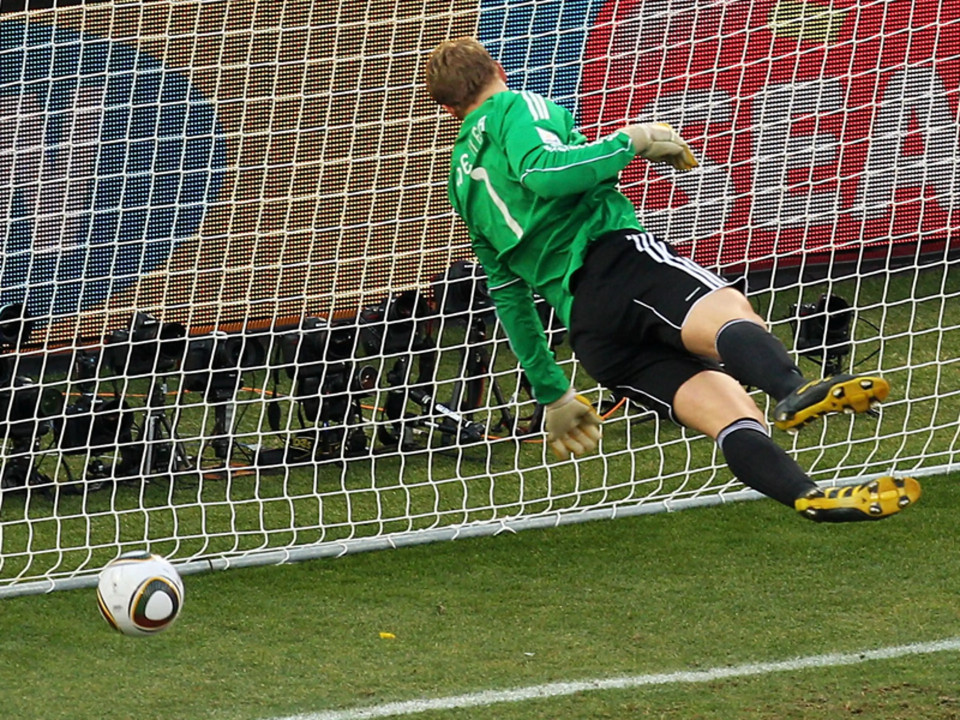
#> input picture image 2.webp, 3840 x 2880 px (shown at 1/4 size)
$ python 'HW 2-6-p1.py'
#> lines starting #> are read from the running program, lines starting #| are printed output that depends on the picture; after the words box and inside, x2 and y2 are one past the last pixel; in counts of white or black regions, pixels touching at a corner belong together
import cv2
import numpy as np

img = cv2.imread("image 2.webp")
#> img is the input picture: shape (2880, 3840, 3); mean B, G, R 76, 102.9, 100.4
img = cv2.resize(img, (675, 500))
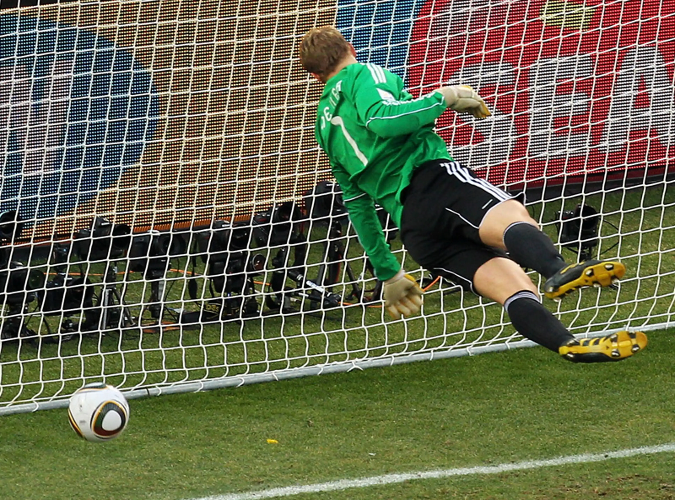
#> img: shape (500, 675, 3); mean B, G, R 75.8, 102.7, 100.3
gray = cv2.cvtColor(img, cv2.COLOR_BGR2GRAY)
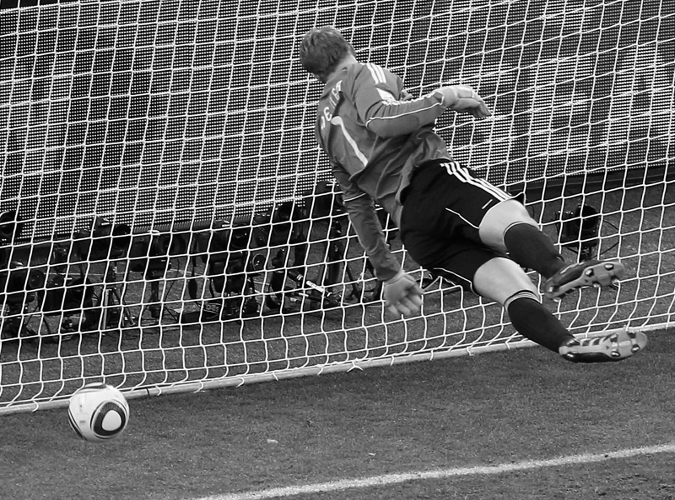
#> gray: shape (500, 675); min 0, max 255, mean 98.9
edges = cv2.Canny(gray, 350, 700)
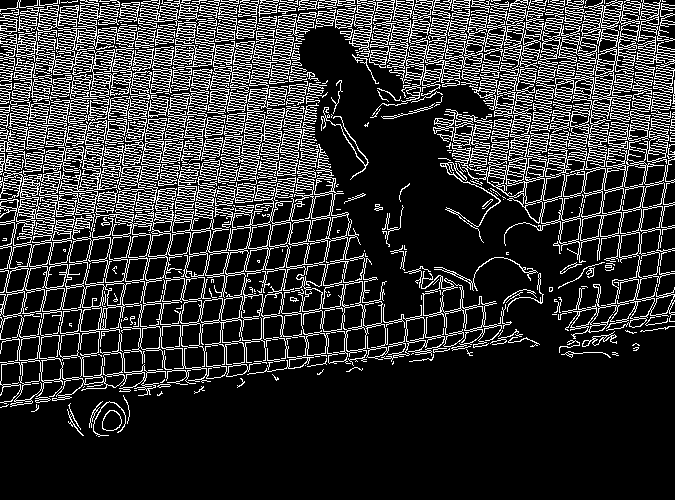
#> edges: shape (500, 675); 19.2% white in thin lines or dots, all inside (x1, y1, x2, y2) = (0, 0, 675, 437)

circles = cv2.HoughCircles(edges, cv2.HOUGH_GRADIENT, 2.5, 50, maxRadius=35, minRadius=23)
#> circles = [[96.25, 406.2, 28]]

i = 0
if circles is not None:
	circles = circles[0].astype(np.uint32)
#> circles = [[96, 406, 28]]

	for circle in circles:
		cv2.circle(img, (circle[0], circle[1]), circle[2], (0, 0, 255), 2)
		i += 1
#> this loop made 1 pass
#> (circle, i) on pass 1: ([96, 406, 28], 1)
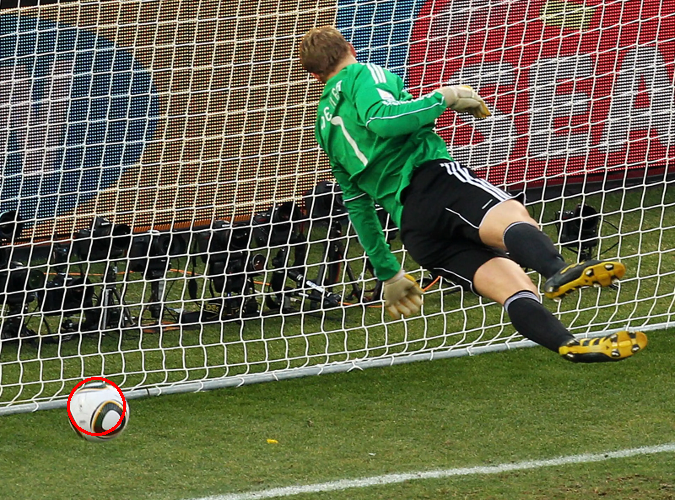
#> img: shape (500, 675, 3); 0.16% of pixels changed, all inside (x1, y1, x2, y2) = (67, 377, 126, 436)
#> after the loop, i = 1

cv2.imshow("Image", img)
cv2.waitKey(0)
cv2.destroyAllWindows()

$ run again, with image.jpg saved as image 2.webp
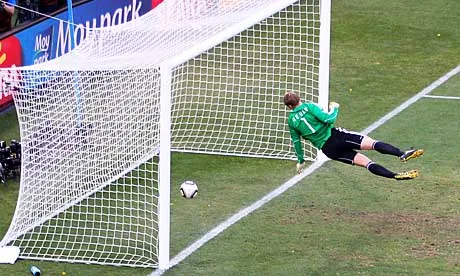
#> input picture image.jpg, 460 x 276 px
#> img is the input picture: shape (276, 460, 3); mean B, G, R 136.5, 153.5, 146.6
#> img: shape (500, 675, 3)
#> `gray = cv2.cvtColor(img, cv2.COLOR_BGR2GRAY)`:
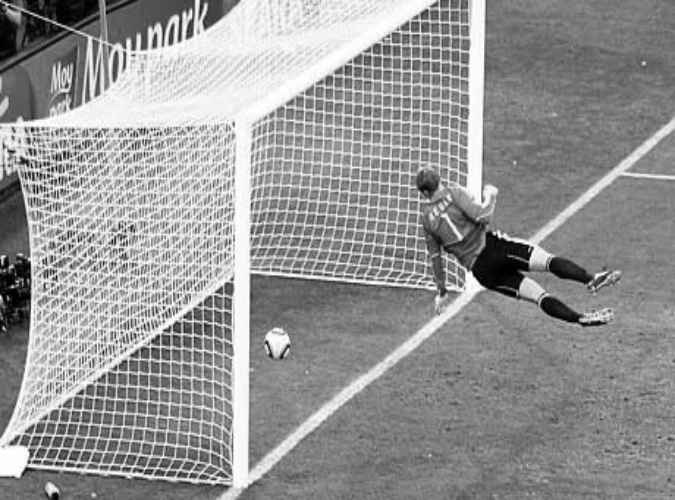
#> gray: shape (500, 675); min 0, max 255, mean 149.4
#> `edges = cv2.Canny(gray, 350, 700)`:
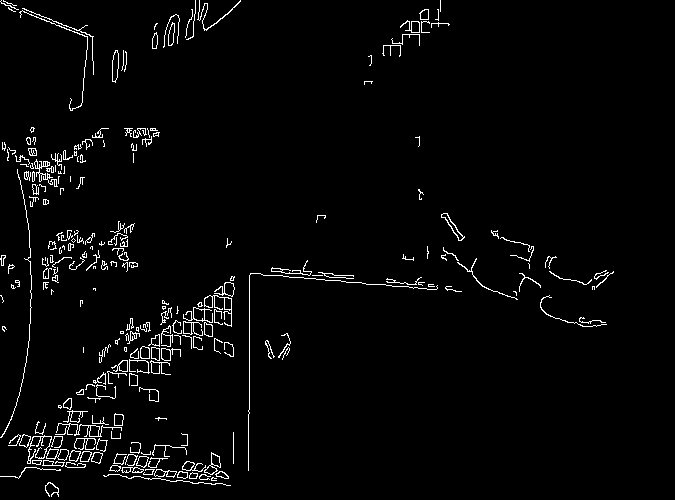
#> edges: shape (500, 675); 2.7% white in thin lines or dots
#> circles = None
